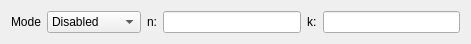
    <widget class="QWidget" name="layoutWidget">
     <property name="geometry">
      <rect>
       <x>560</x>
       <y>460</y>
       <width>471</width>
       <height>29</height>
      </rect>
     </property>
     <layout class="QHBoxLayout" name="horizontalLayout_10">
      <item>
       <widget class="QLabel" name="label_102">
        <property name="text">
         <string>Mode</string>
        </property>
       </widget>
      </item>
      <item>
       <widget class="QComboBox" name="comboBox_DeMod_Mode">
        <item>
         <property name="text">
          <string>Disabled</string>
         </property>
        </item>
        <item>
         <property name="text">
          <string>IESS-308</string>
         </property>
        </item>
        <item>
         <property name="text">
          <string>IESS-309</string>
         </property>
        </item>
        <item>
         <property name="text">
          <string>IESS-310</string>
         </property>
        </item>
        <item>
         <property name="text">
          <string>Custom</string>
         </property>
        </item>
        <item>
         <property name="text">
          <string>CT 220/200</string>
         </property>
        </item>
       </widget>
      </item>
      <item>
       <widget class="QLabel" name="label_138">
        <property name="text">
         <string>n:</string>
        </property>
       </widget>
      </item>
      <item>
       <widget class="QLineEdit" name="lineEdit_DeMod_n"/>
      </item>
      <item>
       <widget class="QLabel" name="label_139">
        <property name="text">
         <string>k:</string>
        </property>
       </widget>
      </item>
      <item>
       <widget class="QLineEdit" name="lineEdit_DeMod_k"/>
      </item>
     </layout>
    </widget>
